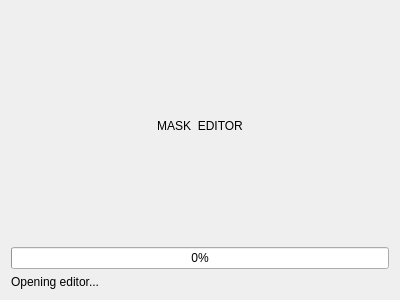
<?xml version="1.0" encoding="UTF-8"?>
<ui version="4.0">
 <class>LaunchWindow</class>
 <widget class="QDialog" name="LaunchWindow">
  <property name="geometry">
   <rect>
    <x>0</x>
    <y>0</y>
    <width>400</width>
    <height>300</height>
   </rect>
  </property>
  <property name="windowTitle">
   <string>Launching Mask Editor</string>
  </property>
  <layout class="QGridLayout" name="gridLayout">
   <item row="0" column="0">
    <widget class="QLabel" name="label">
     <property name="text">
      <string>MASK  EDITOR</string>
     </property>
     <property name="alignment">
      <set>Qt::AlignCenter</set>
     </property>
    </widget>
   </item>
   <item row="2" column="0">
    <widget class="QLabel" name="label_2">
     <property name="sizePolicy">
      <sizepolicy hsizetype="Preferred" vsizetype="Fixed">
       <horstretch>0</horstretch>
       <verstretch>0</verstretch>
      </sizepolicy>
     </property>
     <property name="text">
      <string>Opening editor...</string>
     </property>
    </widget>
   </item>
   <item row="1" column="0">
    <widget class="QProgressBar" name="progressBar">
     <property name="value">
      <number>0</number>
     </property>
    </widget>
   </item>
  </layout>
 </widget>
 <resources/>
 <connections/>
</ui>
